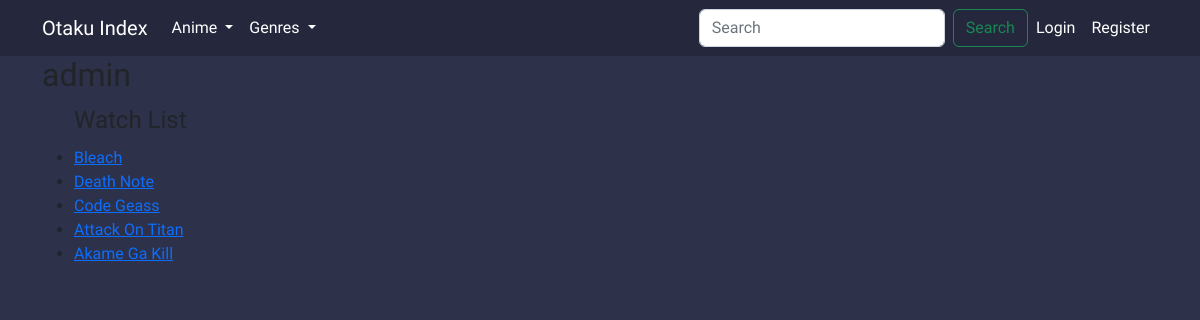
/profile/admin/, run on an earlier commit of the app's database.
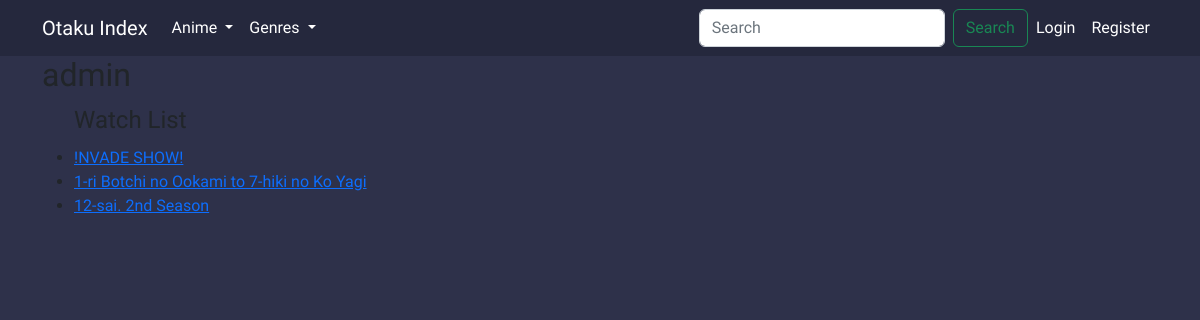
And on a later commit of the database.
### anime/models.py (models this page shows, shortened)
class Anime(models.Model):
    STATUS_CHOICES = (
        ("ONGOING","Ongoing"),
        ("FINISHED","Finished"),
    )
    TYPE_CHOICES = (
        ("ONA", "ONA"),
        ("TV","TV"),
        ("SPECIAL","Special"),
        ("MOVIE","Movie"),
        ("OVA","OVA"),
    )
    name = models.CharField(max_length=150, unique=True)
    description = models.TextField(blank=True)
    status = models.CharField(max_length=8, choices=STATUS_CHOICES, default="ONGOING")
    type = models.CharField(max_length=7, choices=TYPE_CHOICES, default="TV")
    season = models.ForeignKey(Season, on_delete=models.SET_NULL, default="", null=True)
    episodes = models.IntegerField(default= 0)
    genres = models.ManyToManyField(Genre)
    user_count = models.IntegerField(default=0)
    image = models.ImageField(default='anime_imgs/default.jpg', upload_to='anime_imgs')
    slug = AutoSlugField(populate_from='name', default="")

### users/views.py (the view)
# urls.py: path('profile/<str:username>/', user_views.profile_view, name='profile'),
def profile_view(request, username):
    user = User.objects.get(username=username)
    return render(request, 'users/profile.html',{'profile':user}) #PROFILE IS THE NAME OF THE USERS PROFILE YOU ARE VIEWING

### users/templates/users/profile.html (shortened to what this page needs)
{% extends "base.html" %}
{% block content %}
<h2>{{ profile.username }}</h2>
<ul>
    <legend>Watch List</legend>
    {% for anime in profile.watchlist.watched.all %}
        <li>
            <a href="{% url 'anime-detail' anime.slug %}">
                    {{ anime.name }}
            </a>
        </li>
    {% endfor %}
</ul>
{% endblock content %}

### templates/base.html (shortened to what this page needs)
<!doctype html>
<html lang="en">
<head>
    <link href="https://cdn.jsdelivr.net/npm/bootstrap@5.2.0-beta1/dist/css/bootstrap.min.css" rel="stylesheet">
    {% load static %}
    <link rel="stylesheet" href="{% static 'css/base.css' %}" type="text/css">
</head>
<body>
        <nav class="navbar navbar-expand-lg navbar-dark">
                <div class="container">
                    <a class="navbar-brand" href="#">Otaku Index</a>
                    <div class="collapse navbar-collapse" id="navbarSupportedContent">
                    <ul class="navbar-nav me-auto mb-2 mb-lg-0">
                        <li class="nav-item dropdown">
                            <a class="nav-link active dropdown-toggle" href="#" id="navbarDropdown" role="button" data-bs-toggle="dropdown" aria-expanded="false">
                              Anime
                            </a>
                          </li>
                          <li class="nav-item dropdown">
                            <a class="nav-link active dropdown-toggle" href="#" id="navbarDropdown" role="button" data-bs-toggle="dropdown" aria-expanded="false">
                              Genres
                            </a>
                          </li>
                    </ul>
                    </div>
                    <form class="d-flex" role="search">
                        <input class="form-control me-2" type="search" placeholder="Search" aria-label="Search">
                        <button class="btn btn-outline-success" type="submit">Search</button>
                      </form>
                    <div class="navbar-nav">
                        {% if user.is_authenticated %}
                            <a class="nav-link active" aria-current="page" href="{% url 'profile' user.username %}">Profile</a>
                            <a class="nav-link active" aria-current="page" href="{% url 'logout' %}">Logout</a>
                        {% else %}
                            <a class="nav-link active" aria-current="page" href="{% url 'login' %}">Login</a>
                            <a class="nav-link active" aria-current="page" href="{% url 'register' %}">Register</a>
                        {% endif %}
                    </div>
                </div>
                </nav>
    <div class="container">
    {% block content %}{% endblock content %}
    </div>
</body>
</html>

### static/css/base.css (style rules this page uses)
body { background-color: #2E314A; font-family: 'Varela Round', sans-serif; }
nav { background-color: #25283D; color: #FFFFFF; }

What changed in the data, as far as the page shows it:
removed Anime: name "Bleach"
removed Anime: name "Death Note"
removed Anime: name "Code Geass"
removed Anime: name "Attack On Titan"
removed Anime: name "Akame Ga Kill"
added Anime: name "!NVADE SHOW!"
added Anime: name "1-ri Botchi no Ookami to 7-hiki no Ko Yagi"
added Anime: name "12-sai. 2nd Season"
